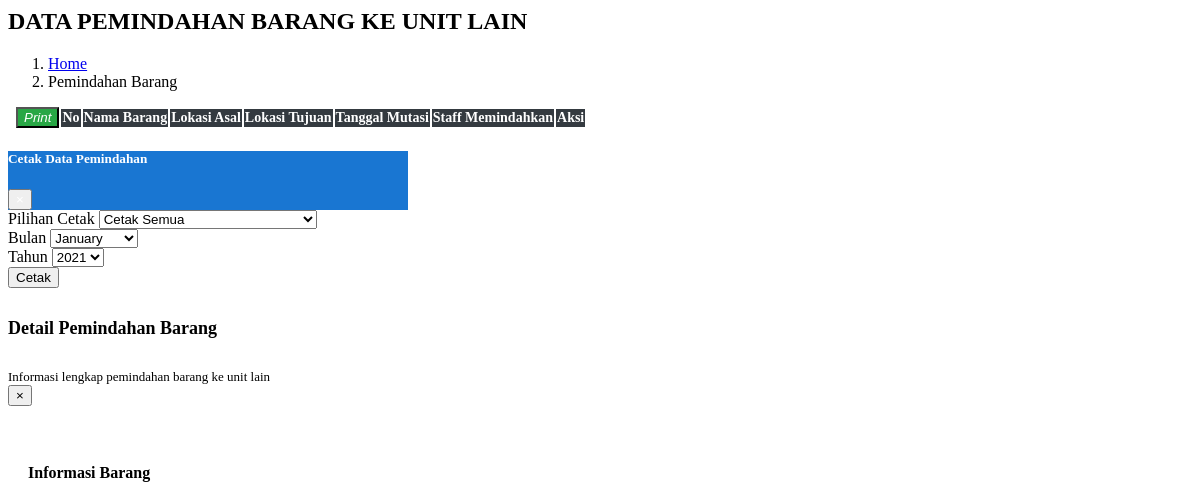
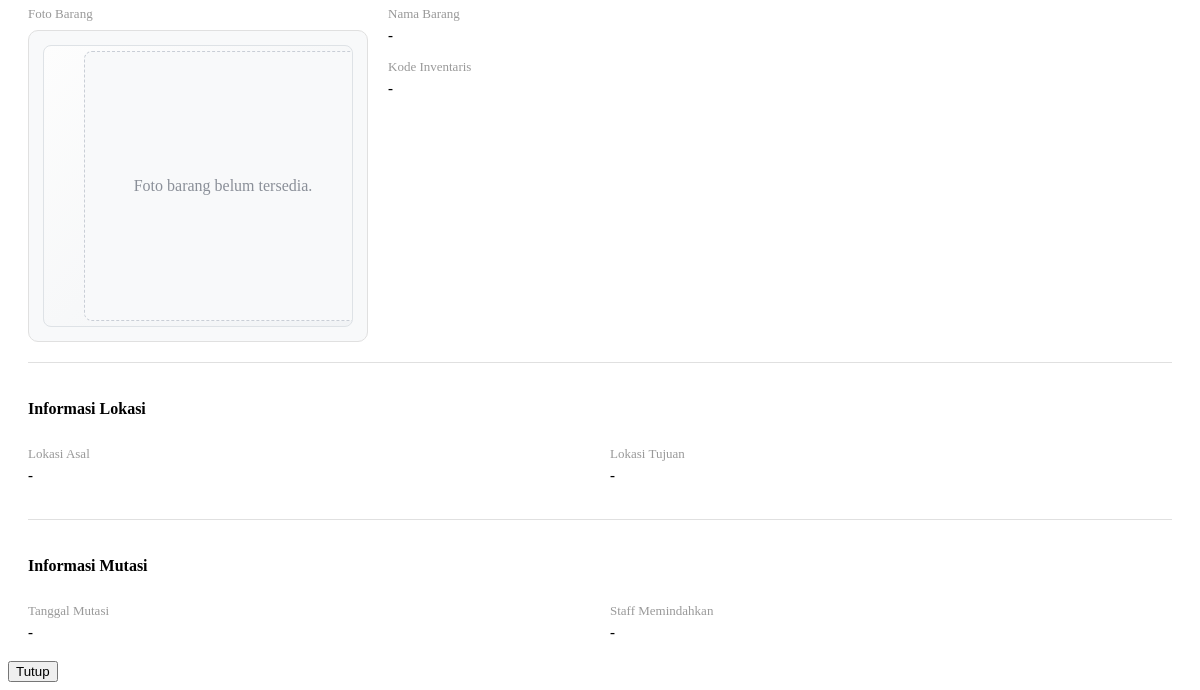
Page /admin/unit/pemindahan/pemindahan.php on the earlier database version (2 pictures, top to bottom).
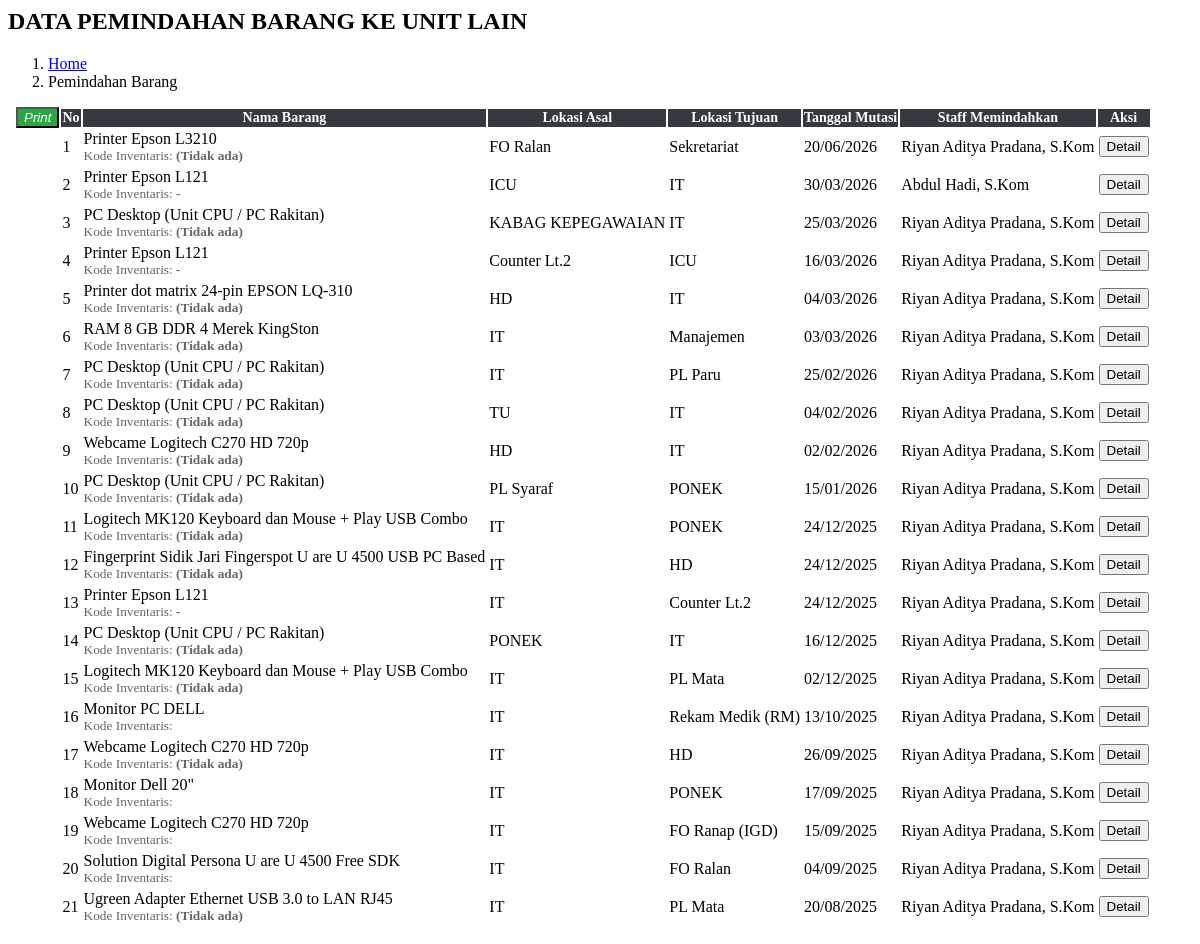
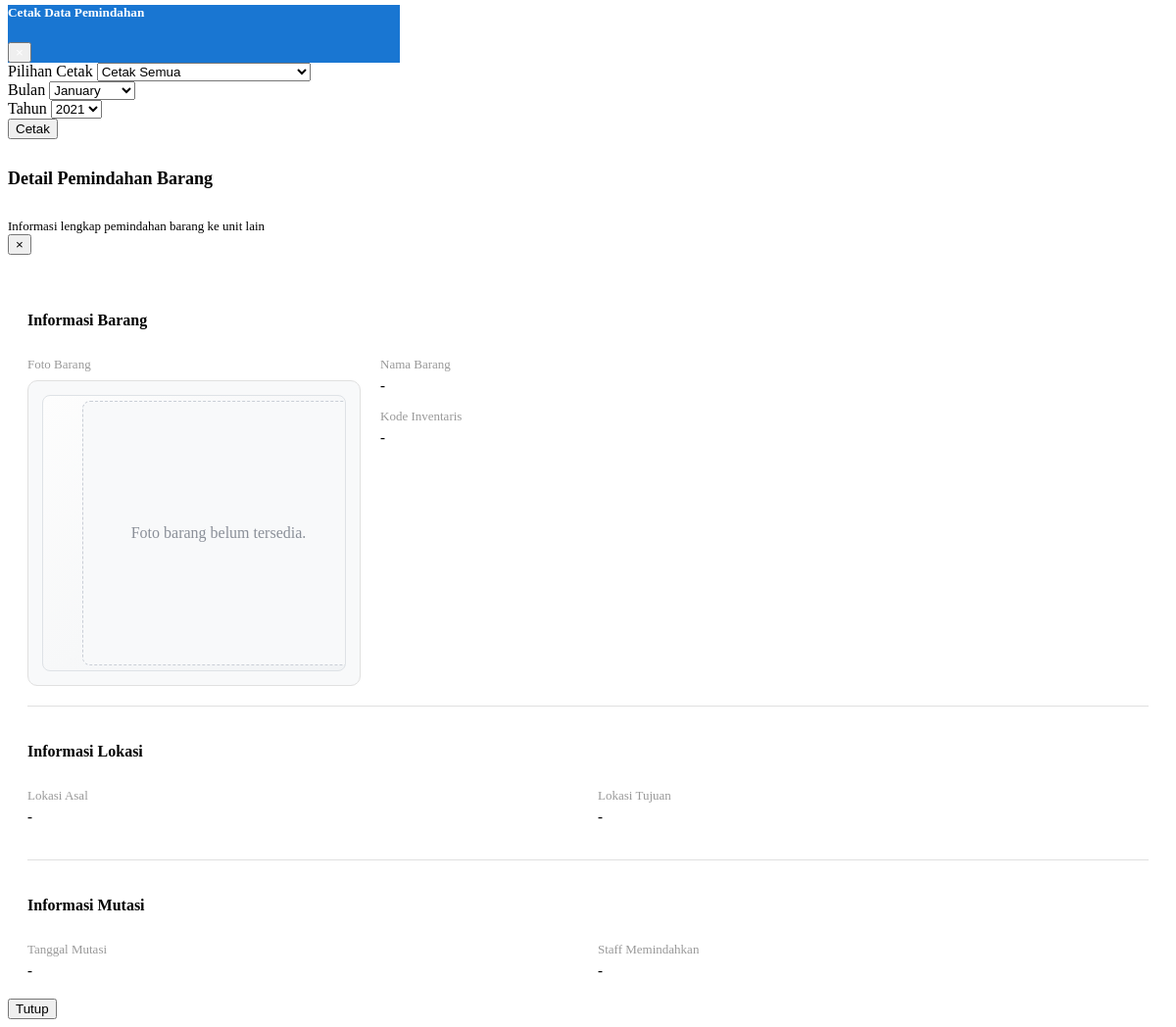
Same page on the later database version (2 pictures, top to bottom).
### tables this page shows
CREATE TABLE `tb_mutasi_barang` (
  `mutasi_id` int(11) NOT NULL,
  `barang_id` int(11) NOT NULL,
  `lokasi_asal` int(11) DEFAULT NULL,
  `lokasi_tujuan` int(11) DEFAULT NULL,
  `tanggal_mutasi` date DEFAULT curdate(),
  `id_user` int(11) DEFAULT NULL,
  `keterangan` text DEFAULT NULL
);

CREATE TABLE `tb_barang` (
  `barang_id` int(11) NOT NULL,
  `kode_inventaris` varchar(50) NOT NULL,
  `pengajuan_id` int(11) DEFAULT NULL,
  `nama_barang` varchar(150) NOT NULL,
  `jenis_barang` enum('Komputer & Laptop','Komponen Komputer & Laptop','Printer & Scanner','Komponen Printer & Scanner','Komponen Network','Kamera & Aksesoris','Perangkat Mobile','Aksesoris Perangkat Mobile','CCTV & Keamanan') NOT NULL,
  `nomor_seri` varchar(150) DEFAULT NULL,
  `ip_address` varchar(50) DEFAULT NULL,
  `jumlah` int(11) NOT NULL,
  `spesifikasi` text DEFAULT NULL,
  `tanggal_terima` date DEFAULT curdate(),
  `kondisi` enum('baru','bekas','rusak','dalam perbaikan','-') DEFAULT '-',
  `lokasi_id` int(11) DEFAULT NULL,
  `keterangan` text DEFAULT NULL,
  `foto` varchar(200) NOT NULL
);

CREATE TABLE `tb_lokasi` (
  `lokasi_id` int(11) NOT NULL,
  `kode_lokasi` varchar(15) DEFAULT NULL,
  `nama_lokasi` varchar(100) NOT NULL,
  `keterangan` text DEFAULT NULL
);

CREATE TABLE `tb_user` (
  `id_user` int(11) NOT NULL,
  `nip` varchar(30) NOT NULL,
  `username` varchar(50) NOT NULL,
  `password` varchar(255) NOT NULL,
  `nama_lengkap` varchar(100) NOT NULL,
  `tmp_lahir` varchar(50) NOT NULL,
  `tgl_lahir` date NOT NULL DEFAULT current_timestamp(),
  `jbtn` varchar(50) NOT NULL,
  `pendidikan` varchar(100) NOT NULL,
  `alamat` text NOT NULL,
  `email` varchar(100) DEFAULT NULL,
  `no_hp` varchar(20) DEFAULT NULL,
  `role` enum('Kepala Ruangan','Staff') NOT NULL,
  `foto` varchar(255) DEFAULT NULL,
  `status` enum('aktif','nonaktif') DEFAULT 'aktif',
  `created_at` timestamp NOT NULL DEFAULT current_timestamp(),
  `updated_at` timestamp NOT NULL DEFAULT current_timestamp() ON UPDATE current_timestamp()
);

### admin/unit/pemindahan/pemindahan.php (the view, shortened to what this page needs)
<?php
require_once("../config/koneksi.php");
?>
<section class="content-header">
  <div class="container-fluid">
    <div class="row mb-2">
      <div class="col-sm-6">
        <h1>DATA PEMINDAHAN BARANG KE UNIT LAIN</h1>
      </div>
      <div class="col-sm-6">
        <ol class="breadcrumb float-sm-right">
          <li class="breadcrumb-item"><a href="dashboard_admin.php?unit=beranda">Home</a></li>
          <li class="breadcrumb-item active">Pemindahan Barang</li>
        </ol>
      </div>
    </div>
  </div>
</section>
<section class="content">
  <div class="container-fluid">
    <div class="row">
      <div class="col-12">
      <div class="card">
          <div class="card-header">
          <div class="card-tools" style="float: left; text-align: left;">
            <button type="button" class="btn btn-tool btn-sm" style="background:rgba(40, 167, 69, 1); margin-left: 8px;" data-toggle="modal" data-target="#modalPrint">
              <i class="fas fa-print" style="color: white;"> Print</i>
            </button>
          </div>
          </div>
            <div class="card-body">
                <table id="example1" class="table table-bordered table-striped">
                <thead style="background:rgb(52, 58, 64, 1)">
                    <tr>
                      <th style="font-size: 14px; color: white;" responsive>No</th>
                      <th style="font-size: 14px; color: white;" responsive>Nama Barang</th>
                      <th style="font-size: 14px; color: white;" responsive>Lokasi Asal</th>
                      <th style="font-size: 14px; color: white;" responsive>Lokasi Tujuan</th>
                      <th style="font-size: 14px; color: white;" responsive>Tanggal Mutasi</th>
                      <th style="font-size: 14px; color: white;" responsive>Staff Memindahkan</th>
                      <th style="font-size: 14px; color: white;" responsive>Aksi</th>
                    </tr>
                </thead>
                <tbody>
                    <?php
                    $no = 1;
                    $q = mysqli_query($config, "SELECT m.*, b.nama_barang, b.kode_inventaris, b.foto, l1.nama_lokasi AS lokasi_asal_nama, l2.nama_lokasi AS lokasi_tujuan_nama, u.nama_lengkap as nama_staff, (SELECT penyerahan_id FROM tb_penyerahan WHERE barang_id = m.barang_id ORDER BY penyerahan_id DESC LIMIT 1) as penyerahan_id
                      FROM tb_mutasi_barang m
                      LEFT JOIN tb_barang b ON m.barang_id = b.barang_id
                      LEFT JOIN tb_lokasi l1 ON m.lokasi_asal = l1.lokasi_id
                      LEFT JOIN tb_lokasi l2 ON m.lokasi_tujuan = l2.lokasi_id
                      LEFT JOIN tb_user u ON m.id_user = u.id_user
                      ORDER BY m.tanggal_mutasi DESC");
                    while ($row = mysqli_fetch_assoc($q)) : ?>
                    <tr>
                      <td><?= $no++; ?></td>
                      <td>
                        <?= htmlspecialchars($row['nama_barang']); ?>
                        <br><small style="color: #666;">Kode Inventaris: <b><?= htmlspecialchars($row['kode_inventaris'] ?? '') ?></b></small>
                      </td>
                      <td><?= htmlspecialchars($row['lokasi_asal_nama']); ?></td>
                      <td><?= htmlspecialchars($row['lokasi_tujuan_nama']); ?></td>
                      <td><?= !empty($row['tanggal_mutasi']) ? date('d/m/Y', strtotime($row['tanggal_mutasi'])) : '-'; ?></td>
                      <td><?= htmlspecialchars($row['nama_staff']); ?></td>
                      <td>
                      <button type="button" class="btn btn-info btn-sm" data-toggle="modal" data-target="#detailModal" onclick="showDetail(<?php echo htmlspecialchars(json_encode($row)); ?>)">
                        <i class="fa fa-eye"></i> Detail
                      </button>
                      </td>
                    </tr>
                    <?php endwhile; ?>
                </tbody>
              </table>
<div class="modal fade" id="modalPrint" tabindex="-1" role="dialog" aria-labelledby="modalPrintLabel" aria-hidden="true">
  <div class="modal-dialog modal-dialog-centered" role="document" style="max-width: 400px;">
    <form id="formPrint" method="get" target="_blank" action="unit/pemindahan/print_pemindahan.php">
      <div class="modal-content">
        <div class="modal-header" style="background: #1976d2; color: white;">
          <h5 class="modal-title" id="modalPrintLabel"><i class="fas fa-print"></i> Cetak Data Pemindahan</h5>
          <button type="button" class="close" data-dismiss="modal" aria-label="Close" style="color: white;">
            <span aria-hidden="true">&times;</span>
          </button>
        </div>
        <div class="modal-body">
          <div class="form-group">
            <label>Pilihan Cetak</label>
            <select class="form-control" id="printType" name="printType" required>
              <option value="all">Cetak Semua</option>
            </select>
          </div>
          <div class="form-group">
            <label>Bulan</label>
            <select class="form-control" name="bulan" required>
              <?php for($i=1;$i<=12;$i++): ?>
                <option value="<?= $i ?>"><?= date('F', mktime(0,0,0,$i,10)) ?></option>
              <?php endfor; ?>
            </select>
          </div>
          <div class="form-group">
            <label>Tahun</label>
            <select class="form-control" name="tahun" required>
              <?php for($y=date('Y')-5;$y<=date('Y');$y++): ?>
                <option value="<?= $y ?>"><?= $y ?></option>
              <?php endfor; ?>
            </select>
          </div>
        </div>
        <div class="modal-footer">
          <button type="submit" class="btn btn-success"><i class="fas fa-print"></i> Cetak</button>
        </div>
      </div>
    </form>
  </div>
</div>
</section>
<div class="modal fade" id="detailModal" tabindex="-1" role="dialog" aria-labelledby="detailModalLabel" aria-hidden="true">
  <div class="modal-dialog modal-lg" role="document">
    <div class="modal-content">
      <div class="modal-header border-bottom">
        <div>
          <h5 class="modal-title" id="detailModalLabel" style="font-size: 18px; font-weight: 600;">Detail Pemindahan Barang</h5>
          <small class="text-muted" style="font-size: 13px;">Informasi lengkap pemindahan barang ke unit lain</small>
        </div>
        <button type="button" class="close" data-dismiss="modal" aria-label="Close">
          <span aria-hidden="true">&times;</span>
        </button>
      </div>
      <div class="modal-body" style="padding: 20px;">
        <div style="margin-bottom: 30px; padding-bottom: 20px; border-bottom: 1px solid #e0e0e0;">
          <h6 style="font-weight: 600; margin-bottom: 15px; font-size: 16px;">Informasi Barang</h6>
          <div class="detail-grid-two" style="display: grid; grid-template-columns: minmax(260px, 340px) 1fr; gap: 20px; align-items: start;">
            <div>
              <p style="font-size: 13px; color: #999; margin-bottom: 8px;">Foto Barang</p>
              <div class="detail-photo-wrapper">
                <div class="detail-photo-frame" id="detailPhotoFrame">
                  <div class="detail-photo-stage">
                    <div id="detailFotoEmpty" class="detail-photo-placeholder">
                      Foto barang belum tersedia.
                    </div>
                  </div>
                </div>
              </div>
            </div>
            <div>
              <div style="margin-bottom: 15px;">
                <p style="font-size: 13px; color: #999; margin-bottom: 5px;">Nama Barang</p>
                <div style="display: flex; align-items: center; justify-content: space-between; gap: 12px;">
                  <strong id="detailNamaBarang" style="font-size: 15px;">-</strong>
                </div>
              </div>
              <div style="margin-bottom: 15px;">
                <p style="font-size: 13px; color: #999; margin-bottom: 5px;">Kode Inventaris</p>
                <div style="display: flex; align-items: center; justify-content: space-between; gap: 12px;">
                  <strong id="detailKodeInventaris" style="font-size: 15px;">-</strong>
                </div>
              </div>
            </div>
          </div>
        </div>
        <div style="margin-bottom: 30px; padding-bottom: 20px; border-bottom: 1px solid #e0e0e0;">
          <h6 style="font-weight: 600; margin-bottom: 15px; font-size: 16px;">Informasi Lokasi</h6>
          <div style="display: grid; grid-template-columns: 1fr 1fr; gap: 20px; margin-bottom: 15px;">
            <div>
              <p style="font-size: 13px; color: #999; margin-bottom: 5px;">Lokasi Asal</p>
              <div style="display: flex; align-items: center; justify-content: space-between;">
                <strong id="detailLokasiAsal" style="font-size: 15px;">-</strong>
              </div>
            </div>
            <div>
              <p style="font-size: 13px; color: #999; margin-bottom: 5px;">Lokasi Tujuan</p>
              <div style="display: flex; align-items: center; justify-content: space-between;">
                <strong id="detailLokasiTujuan" style="font-size: 15px;">-</strong>
              </div>
            </div>
          </div>
        </div>
        <div>
          <h6 style="font-weight: 600; margin-bottom: 15px; font-size: 16px;">Informasi Mutasi</h6>
          <div style="display: grid; grid-template-columns: 1fr 1fr; gap: 20px;">
            <div>
              <p style="font-size: 13px; color: #999; margin-bottom: 5px;">Tanggal Mutasi</p>
              <div style="display: flex; align-items: center; justify-content: space-between;">
                <strong id="detailTanggalMutasi" style="font-size: 15px;">-</strong>
              </div>
            </div>
            <div>
              <p style="font-size: 13px; color: #999; margin-bottom: 5px;">Staff Memindahkan</p>
              <div style="display: flex; align-items: center; justify-content: space-between;">
                <strong id="detailStaffMemindahkan" style="font-size: 15px;">-</strong>
              </div>
            </div>
          </div>
        </div>
      </div>
      <div class="modal-footer">
        <button type="button" class="btn btn-secondary" data-dismiss="modal">Tutup</button>
      </div>
    </div>
  </div>
</div>

### admin/unit/pemindahan/pemindahan.php (style rules this page uses)
.detail-photo-wrapper { background: #f8f9fa; border: 1px solid #e0e0e0; border-radius: 10px; padding: 14px; }
.detail-photo-frame { position: relative; display: flex; align-items: center; justify-content: center; min-height: 280px; max-height: 380px; overflow: auto; background: linear-gradient(135deg, #fdfdfd 0%, #f1f3f5 100%); border: 1px solid #dee2e6; border-radius: 8px; }
.detail-photo-placeholder { width: 100%; min-height: 220px; display: flex; align-items: center; justify-content: center; text-align: center; color: #8a8f98; background: #f8f9fa; border: 1px dashed #c9ced6; border-radius: 8px; padding: 24px; }

Differences in the rows shown:
added tb_mutasi_barang: barang.nama_barang "Printer Epson L3210", barang.kode_inventaris "(Tidak ada)", lokasi_asal.nama_lokasi "FO Ralan", lokasi_tujuan.nama_lokasi "Sekretariat", tanggal_mutasi "20/06/2026", id_user.nama_lengkap "Riyan Aditya Pradana, S.Kom"
added tb_mutasi_barang: barang.nama_barang "Printer Epson L121", barang.kode_inventaris "-", lokasi_asal.nama_lokasi "ICU", lokasi_tujuan.nama_lokasi "IT", tanggal_mutasi "30/03/2026", id_user.nama_lengkap "Abdul Hadi, S.Kom"
added tb_mutasi_barang: barang.nama_barang "PC Desktop (Unit CPU / PC Rakitan)", barang.kode_inventaris "(Tidak ada)", lokasi_asal.nama_lokasi "KABAG KEPEGAWAIAN", lokasi_tujuan.nama_lokasi "IT", tanggal_mutasi "25/03/2026", id_user.nama_lengkap "Riyan Aditya Pradana, S.Kom"
added tb_mutasi_barang: barang.nama_barang "Printer Epson L121", barang.kode_inventaris "-", lokasi_asal.nama_lokasi "Counter Lt.2", lokasi_tujuan.nama_lokasi "ICU", tanggal_mutasi "16/03/2026", id_user.nama_lengkap "Riyan Aditya Pradana, S.Kom"
added tb_mutasi_barang: barang.nama_barang "Printer dot matrix 24-pin EPSON LQ-310", barang.kode_inventaris "(Tidak ada)", lokasi_asal.nama_lokasi "HD", lokasi_tujuan.nama_lokasi "IT", tanggal_mutasi "04/03/2026", id_user.nama_lengkap "Riyan Aditya Pradana, S.Kom"
added tb_mutasi_barang: barang.nama_barang "RAM 8 GB DDR 4 Merek KingSton", barang.kode_inventaris "(Tidak ada)", lokasi_asal.nama_lokasi "IT", lokasi_tujuan.nama_lokasi "Manajemen", tanggal_mutasi "03/03/2026", id_user.nama_lengkap "Riyan Aditya Pradana, S.Kom"
added tb_mutasi_barang: barang.nama_barang "PC Desktop (Unit CPU / PC Rakitan)", barang.kode_inventaris "(Tidak ada)", lokasi_asal.nama_lokasi "IT", lokasi_tujuan.nama_lokasi "PL Paru", tanggal_mutasi "25/02/2026", id_user.nama_lengkap "Riyan Aditya Pradana, S.Kom"
added tb_mutasi_barang: barang.nama_barang "PC Desktop (Unit CPU / PC Rakitan)", barang.kode_inventaris "(Tidak ada)", lokasi_asal.nama_lokasi "TU", lokasi_tujuan.nama_lokasi "IT", tanggal_mutasi "04/02/2026", id_user.nama_lengkap "Riyan Aditya Pradana, S.Kom"
added tb_mutasi_barang: barang.nama_barang "Webcame Logitech C270 HD 720p", barang.kode_inventaris "(Tidak ada)", lokasi_asal.nama_lokasi "HD", lokasi_tujuan.nama_lokasi "IT", tanggal_mutasi "02/02/2026", id_user.nama_lengkap "Riyan Aditya Pradana, S.Kom"
added tb_mutasi_barang: barang.nama_barang "PC Desktop (Unit CPU / PC Rakitan)", barang.kode_inventaris "(Tidak ada)", lokasi_asal.nama_lokasi "PL Syaraf", lokasi_tujuan.nama_lokasi "PONEK", tanggal_mutasi "15/01/2026", id_user.nama_lengkap "Riyan Aditya Pradana, S.Kom"
added tb_mutasi_barang: barang.nama_barang "Logitech MK120 Keyboard dan Mouse + Play USB Combo", barang.kode_inventaris "(Tidak ada)", lokasi_asal.nama_lokasi "IT", lokasi_tujuan.nama_lokasi "PONEK", tanggal_mutasi "24/12/2025", id_user.nama_lengkap "Riyan Aditya Pradana, S.Kom"
added tb_mutasi_barang: barang.nama_barang "Fingerprint Sidik Jari Fingerspot U are U 4500 USB PC Based", barang.kode_inventaris "(Tidak ada)", lokasi_asal.nama_lokasi "IT", lokasi_tujuan.nama_lokasi "HD", tanggal_mutasi "24/12/2025", id_user.nama_lengkap "Riyan Aditya Pradana, S.Kom"
added tb_mutasi_barang: barang.nama_barang "Printer Epson L121", barang.kode_inventaris "-", lokasi_asal.nama_lokasi "IT", lokasi_tujuan.nama_lokasi "Counter Lt.2", tanggal_mutasi "24/12/2025", id_user.nama_lengkap "Riyan Aditya Pradana, S.Kom"
added tb_mutasi_barang: barang.nama_barang "PC Desktop (Unit CPU / PC Rakitan)", barang.kode_inventaris "(Tidak ada)", lokasi_asal.nama_lokasi "PONEK", lokasi_tujuan.nama_lokasi "IT", tanggal_mutasi "16/12/2025", id_user.nama_lengkap "Riyan Aditya Pradana, S.Kom"
added tb_mutasi_barang: barang.nama_barang "Logitech MK120 Keyboard dan Mouse + Play USB Combo", barang.kode_inventaris "(Tidak ada)", lokasi_asal.nama_lokasi "IT", lokasi_tujuan.nama_lokasi "PL Mata", tanggal_mutasi "02/12/2025", id_user.nama_lengkap "Riyan Aditya Pradana, S.Kom"
added tb_mutasi_barang: barang.nama_barang "Monitor PC DELL", lokasi_asal.nama_lokasi "IT", lokasi_tujuan.nama_lokasi "Rekam Medik (RM)", tanggal_mutasi "13/10/2025", id_user.nama_lengkap "Riyan Aditya Pradana, S.Kom"
added tb_mutasi_barang: barang.nama_barang "Webcame Logitech C270 HD 720p", barang.kode_inventaris "(Tidak ada)", lokasi_asal.nama_lokasi "IT", lokasi_tujuan.nama_lokasi "HD", tanggal_mutasi "26/09/2025", id_user.nama_lengkap "Riyan Aditya Pradana, S.Kom"
added tb_mutasi_barang: barang.nama_barang "Monitor Dell 20\"", lokasi_asal.nama_lokasi "IT", lokasi_tujuan.nama_lokasi "PONEK", tanggal_mutasi "17/09/2025", id_user.nama_lengkap "Riyan Aditya Pradana, S.Kom"
added tb_mutasi_barang: barang.nama_barang "Webcame Logitech C270 HD 720p", lokasi_asal.nama_lokasi "IT", lokasi_tujuan.nama_lokasi "FO Ranap (IGD)", tanggal_mutasi "15/09/2025", id_user.nama_lengkap "Riyan Aditya Pradana, S.Kom"
added tb_mutasi_barang: barang.nama_barang "Solution Digital Persona U are U 4500 Free SDK", lokasi_asal.nama_lokasi "IT", lokasi_tujuan.nama_lokasi "FO Ralan", tanggal_mutasi "04/09/2025", id_user.nama_lengkap "Riyan Aditya Pradana, S.Kom"
added tb_mutasi_barang: barang.nama_barang "Ugreen Adapter Ethernet USB 3.0 to LAN RJ45", barang.kode_inventaris "(Tidak ada)", lokasi_asal.nama_lokasi "IT", lokasi_tujuan.nama_lokasi "PL Mata", tanggal_mutasi "20/08/2025", id_user.nama_lengkap "Riyan Aditya Pradana, S.Kom"
